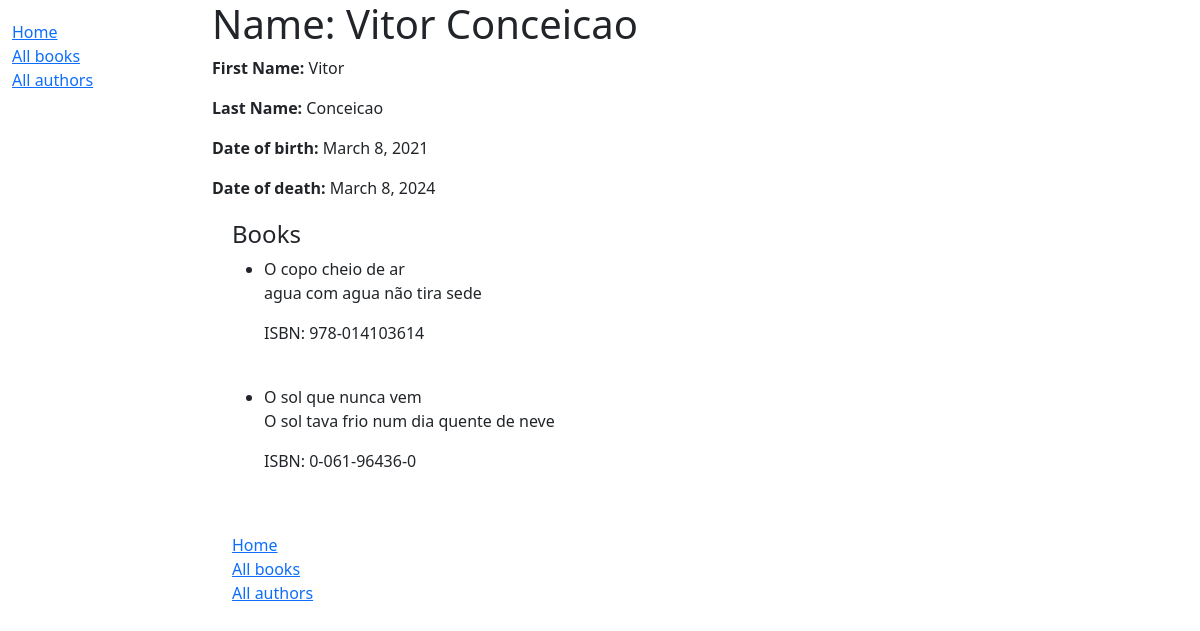
The page /catalog/author/1 on the database as committed earlier.
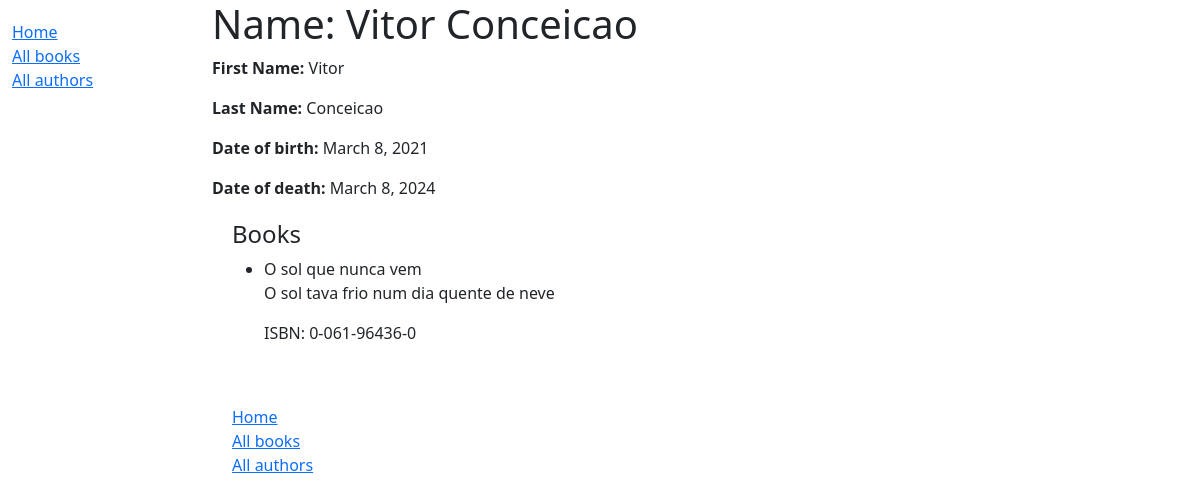
The same page on the database as committed later.
### catalog/models.py (models this page shows, shortened)
class Book(models.Model):
    title = models.CharField(max_length=200)
    author = models.ForeignKey('Author', on_delete=models.RESTRICT, null=True)
    summary = models.TextField(
        max_length=1000, help_text="Enter a brief description of the book")
    isbn = models.CharField('ISBN', max_length=13,
                            unique=True,
                            help_text='13 Character <a href="https://www.isbn-international.org/content/what-isbn'
                                      '">ISBN number</a>')
    genre = models.ManyToManyField(
        Genre, help_text="Select a genre for this book")
    language = models.ForeignKey(
        'Language', on_delete=models.SET_NULL, null=True)
    class Meta:
        ordering = ['title', 'author']
    def display_genre(self):
        """Creates a string for the Genre. This is required to display genre in Admin."""
        return ', '.join([genre.name for genre in self.genre.all()[:3]])
    display_genre.short_description = 'Genre'
    def display_genre(self):
        """Create a string for the Genre. This is required to display genre in Admin."""
        return ', '.join(genre.name for genre in self.genre.all()[:3])
    display_genre.short_description = 'Genre'

### catalog/views.py (the view)
# urls.py: path('author/<int:pk>', views.AuthorDetailView.as_view(), name='author-detail'),
class AuthorDetailView(generic.DetailView):
    model = Author

### catalog/templates/catalog/author_detail.html (shortened to what this page needs)
{% extends "base_generic.html" %}
{% block content %}
  <h1>Name: {{ author.first_name }} {{ author.last_name }}</h1>
  <p><strong>First Name:</strong> {{ author.first_name }}</p>
  <p><strong>Last Name:</strong> {{ author.last_name }}</p>
  <p><strong>Date of birth:</strong> {{ author.date_of_birth }}</p>
  <p><strong>Date of death:</strong> {{ author.date_of_death }}</p>
  <div style="margin-left:20px;margin-top:20px">
    <h4>Books</h4>
    <ul>
      {% for book in author.book_set.all %}
        <li>{{ book.title }}</li>
        <p>{{ book.summary }}</p>
        <p>ISBN: {{ book.isbn }}</p>
        <br>
      {% endfor %}
    </ul>
    {% block sidebar %}
  {{ block.super }}
{% endblock %}
  </div>
{% endblock %}

Rows that differ between the two databases and show on the page:
no longer on this page (row edited): Book: title "O copo cheio de ar", summary "agua com agua não tira sede", isbn "978-014103614"
